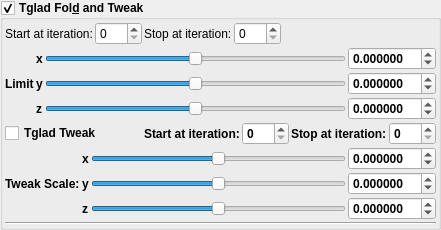
    <widget class="MyGroupBox" name="groupCheck_transf_function_enabledF_false">
     <property name="font">
      <font>
       <weight>75</weight>
       <bold>true</bold>
      </font>
     </property>
     <property name="toolTip">
      <string/>
     </property>
     <property name="title">
      <string>Tglad Fol&amp;d and Tweak</string>
     </property>
     <property name="checkable">
      <bool>true</bool>
     </property>
     <layout class="QVBoxLayout" name="verticalLayout_30" stretch="0,0,0,0,0">
      <property name="spacing">
       <number>2</number>
      </property>
      <property name="leftMargin">
       <number>2</number>
      </property>
      <property name="topMargin">
       <number>2</number>
      </property>
      <property name="rightMargin">
       <number>2</number>
      </property>
      <property name="bottomMargin">
       <number>2</number>
      </property>
      <item>
       <layout class="QGridLayout" name="gridLayout_14">
        <item row="0" column="3">
         <widget class="MySpinBox" name="spinboxInt_transf_stop_iterations_F">
          <property name="sizePolicy">
           <sizepolicy hsizetype="Minimum" vsizetype="Maximum">
            <horstretch>0</horstretch>
            <verstretch>0</verstretch>
           </sizepolicy>
          </property>
          <property name="font">
           <font>
            <weight>50</weight>
            <bold>false</bold>
           </font>
          </property>
          <property name="maximum">
           <number>250</number>
          </property>
         </widget>
        </item>
        <item row="0" column="2">
         <widget class="QLabel" name="label_252">
          <property name="font">
           <font>
            <weight>50</weight>
            <bold>false</bold>
           </font>
          </property>
          <property name="text">
           <string>Stop at iteration:</string>
          </property>
         </widget>
        </item>
        <item row="0" column="4">
         <spacer name="horizontalSpacer_2">
          <property name="orientation">
           <enum>Qt::Horizontal</enum>
          </property>
          <property name="sizeHint" stdset="0">
           <size>
            <width>40</width>
            <height>2</height>
           </size>
          </property>
         </spacer>
        </item>
        <item row="0" column="1">
         <widget class="MySpinBox" name="spinboxInt_transf_start_iterations_F">
          <property name="sizePolicy">
           <sizepolicy hsizetype="Minimum" vsizetype="Maximum">
            <horstretch>0</horstretch>
            <verstretch>0</verstretch>
           </sizepolicy>
          </property>
          <property name="font">
           <font>
            <weight>50</weight>
            <bold>false</bold>
           </font>
          </property>
          <property name="maximum">
           <number>250</number>
          </property>
         </widget>
        </item>
        <item row="0" column="0">
         <widget class="QLabel" name="label_67">
          <property name="font">
           <font>
            <weight>50</weight>
            <bold>false</bold>
           </font>
          </property>
          <property name="text">
           <string>Start at iteration:</string>
          </property>
         </widget>
        </item>
       </layout>
      </item>
      <item>
       <layout class="QGridLayout" name="gridLayout_4">
        <property name="spacing">
         <number>2</number>
        </property>
        <item row="0" column="3">
         <widget class="MyDoubleSpinBox" name="spinbox3_transf_offsetA_000_x">
          <property name="enabled">
           <bool>true</bool>
          </property>
          <property name="sizePolicy">
           <sizepolicy hsizetype="Minimum" vsizetype="Maximum">
            <horstretch>0</horstretch>
            <verstretch>0</verstretch>
           </sizepolicy>
          </property>
          <property name="prefix">
           <string/>
          </property>
          <property name="decimals">
           <number>6</number>
          </property>
          <property name="minimum">
           <double>-99.989999999999995</double>
          </property>
          <property name="singleStep">
           <double>0.100000000000000</double>
          </property>
         </widget>
        </item>
        <item row="2" column="1">
         <widget class="QLabel" name="label_24">
          <property name="text">
           <string notr="true">z</string>
          </property>
         </widget>
        </item>
        <item row="0" column="2">
         <widget class="QSlider" name="slider3_transf_offsetA_000_x">
          <property name="enabled">
           <bool>true</bool>
          </property>
          <property name="sizePolicy">
           <sizepolicy hsizetype="Expanding" vsizetype="Maximum">
            <horstretch>0</horstretch>
            <verstretch>0</verstretch>
           </sizepolicy>
          </property>
          <property name="minimum">
           <number>-5000000</number>
          </property>
          <property name="maximum">
           <number>5000000</number>
          </property>
          <property name="value">
           <number>0</number>
          </property>
          <property name="sliderPosition">
           <number>0</number>
          </property>
          <property name="orientation">
           <enum>Qt::Horizontal</enum>
          </property>
         </widget>
        </item>
        <item row="2" column="3">
         <widget class="MyDoubleSpinBox" name="spinbox3_transf_offsetA_000_z">
          <property name="enabled">
           <bool>true</bool>
          </property>
          <property name="sizePolicy">
           <sizepolicy hsizetype="Minimum" vsizetype="Maximum">
            <horstretch>0</horstretch>
            <verstretch>0</verstretch>
           </sizepolicy>
          </property>
          <property name="decimals">
           <number>6</number>
          </property>
          <property name="minimum">
           <double>-99.989999999999995</double>
          </property>
          <property name="maximum">
           <double>99.989999999999995</double>
          </property>
          <property name="singleStep">
           <double>0.100000000000000</double>
          </property>
         </widget>
        </item>
        <item row="0" column="1">
         <widget class="QLabel" name="label_22">
          <property name="text">
           <string notr="true">x</string>
          </property>
         </widget>
        </item>
        <item row="1" column="2">
         <widget class="QSlider" name="slider3_transf_offsetA_000_y">
          <property name="enabled">
           <bool>true</bool>
          </property>
          <property name="sizePolicy">
           <sizepolicy hsizetype="Expanding" vsizetype="Maximum">
            <horstretch>0</horstretch>
            <verstretch>0</verstretch>
           </sizepolicy>
          </property>
          <property name="minimum">
           <number>-5000000</number>
          </property>
          <property name="maximum">
           <number>5000000</number>
          </property>
          <property name="orientation">
           <enum>Qt::Horizontal</enum>
          </property>
         </widget>
        </item>
        <item row="1" column="1">
         <widget class="QLabel" name="label_25">
          <property name="text">
           <string notr="true">y</string>
          </property>
         </widget>
        </item>
        <item row="1" column="3">
         <widget class="MyDoubleSpinBox" name="spinbox3_transf_offsetA_000_y">
          <property name="enabled">
           <bool>true</bool>
          </property>
          <property name="sizePolicy">
           <sizepolicy hsizetype="Minimum" vsizetype="Maximum">
            <horstretch>0</horstretch>
            <verstretch>0</verstretch>
           </sizepolicy>
          </property>
          <property name="decimals">
           <number>6</number>
          </property>
          <property name="minimum">
           <double>-99.989999999999995</double>
          </property>
          <property name="maximum">
           <double>99.989999999999995</double>
          </property>
          <property name="singleStep">
           <double>0.100000000000000</double>
          </property>
         </widget>
        </item>
        <item row="1" column="0">
         <widget class="QLabel" name="label_23">
          <property name="text">
           <string>Limit</string>
          </property>
         </widget>
        </item>
        <item row="2" column="2">
         <widget class="QSlider" name="slider3_transf_offsetA_000_z">
          <property name="enabled">
           <bool>true</bool>
          </property>
          <property name="sizePolicy">
           <sizepolicy hsizetype="Expanding" vsizetype="Maximum">
            <horstretch>0</horstretch>
            <verstretch>0</verstretch>
           </sizepolicy>
          </property>
          <property name="minimum">
           <number>-5000000</number>
          </property>
          <property name="maximum">
           <number>5000000</number>
          </property>
          <property name="orientation">
           <enum>Qt::Horizontal</enum>
          </property>
         </widget>
        </item>
       </layout>
      </item>
      <item>
       <layout class="QGridLayout" name="gridLayout_73">
        <property name="spacing">
         <number>2</number>
        </property>
        <item row="0" column="0">
         <widget class="QCheckBox" name="checkBox_transf_function_enabled_false">
          <property name="layoutDirection">
           <enum>Qt::LeftToRight</enum>
          </property>
          <property name="text">
           <string>Tglad Tweak</string>
          </property>
         </widget>
        </item>
        <item row="0" column="4">
         <widget class="QLabel" name="label_271">
          <property name="text">
           <string>Stop at iteration:</string>
          </property>
         </widget>
        </item>
        <item row="0" column="2">
         <widget class="QLabel" name="label_272">
          <property name="text">
           <string>Start at iteration:</string>
          </property>
         </widget>
        </item>
        <item row="0" column="1">
         <spacer name="horizontalSpacer_39">
          <property name="orientation">
           <enum>Qt::Horizontal</enum>
          </property>
          <property name="sizeHint" stdset="0">
           <size>
            <width>40</width>
            <height>20</height>
           </size>
          </property>
         </spacer>
        </item>
        <item row="0" column="3">
         <widget class="MySpinBox" name="spinboxInt_transf_start_iterations_A">
          <property name="sizePolicy">
           <sizepolicy hsizetype="Minimum" vsizetype="Maximum">
            <horstretch>0</horstretch>
            <verstretch>0</verstretch>
           </sizepolicy>
          </property>
          <property name="maximum">
           <number>250</number>
          </property>
         </widget>
        </item>
        <item row="0" column="5">
         <widget class="MySpinBox" name="spinboxInt_transf_stop_iterations_A">
          <property name="sizePolicy">
           <sizepolicy hsizetype="Minimum" vsizetype="Maximum">
            <horstretch>0</horstretch>
            <verstretch>0</verstretch>
           </sizepolicy>
          </property>
          <property name="maximum">
           <number>250</number>
          </property>
         </widget>
        </item>
       </layout>
      </item>
      <item>
       <layout class="QGridLayout" name="gridLayout_5">
        <property name="spacing">
         <number>2</number>
        </property>
        <item row="2" column="1">
         <widget class="QLabel" name="label_27">
          <property name="text">
           <string notr="true">z</string>
          </property>
         </widget>
        </item>
        <item row="0" column="1">
         <widget class="QLabel" name="label_28">
          <property name="text">
           <string notr="true">x</string>
          </property>
         </widget>
        </item>
        <item row="1" column="1">
         <widget class="QLabel" name="label_29">
          <property name="text">
           <string notr="true">y</string>
          </property>
         </widget>
        </item>
        <item row="1" column="0">
         <widget class="QLabel" name="label_30">
          <property name="text">
           <string>Tweak Scale:</string>
          </property>
         </widget>
        </item>
        <item row="2" column="2">
         <widget class="QSlider" name="slider3_transf_scale3D_000_z">
          <property name="enabled">
           <bool>true</bool>
          </property>
          <property name="sizePolicy">
           <sizepolicy hsizetype="Expanding" vsizetype="Maximum">
            <horstretch>0</horstretch>
            <verstretch>0</verstretch>
           </sizepolicy>
          </property>
          <property name="minimum">
           <number>-5000000</number>
          </property>
          <property name="maximum">
           <number>5000000</number>
          </property>
          <property name="orientation">
           <enum>Qt::Horizontal</enum>
          </property>
         </widget>
        </item>
        <item row="0" column="3">
         <widget class="MyDoubleSpinBox" name="spinbox3_transf_scale3D_000_x">
          <property name="enabled">
           <bool>true</bool>
          </property>
          <property name="sizePolicy">
           <sizepolicy hsizetype="Minimum" vsizetype="Maximum">
            <horstretch>0</horstretch>
            <verstretch>0</verstretch>
           </sizepolicy>
          </property>
          <property name="decimals">
           <number>6</number>
          </property>
          <property name="minimum">
           <double>-99.989999999999995</double>
          </property>
          <property name="maximum">
           <double>99.989999999999995</double>
          </property>
          <property name="singleStep">
           <double>0.100000000000000</double>
          </property>
         </widget>
        </item>
        <item row="1" column="3">
         <widget class="MyDoubleSpinBox" name="spinbox3_transf_scale3D_000_y">
          <property name="enabled">
           <bool>true</bool>
          </property>
          <property name="sizePolicy">
           <sizepolicy hsizetype="Minimum" vsizetype="Maximum">
            <horstretch>0</horstretch>
            <verstretch>0</verstretch>
           </sizepolicy>
          </property>
          <property name="decimals">
           <number>6</number>
          </property>
          <property name="minimum">
           <double>-99.989999999999995</double>
          </property>
          <property name="maximum">
           <double>99.989999999999995</double>
          </property>
          <property name="singleStep">
           <double>0.100000000000000</double>
          </property>
         </widget>
        </item>
        <item row="2" column="3">
         <widget class="MyDoubleSpinBox" name="spinbox3_transf_scale3D_000_z">
          <property name="enabled">
           <bool>true</bool>
          </property>
          <property name="sizePolicy">
           <sizepolicy hsizetype="Minimum" vsizetype="Maximum">
            <horstretch>0</horstretch>
            <verstretch>0</verstretch>
           </sizepolicy>
          </property>
          <property name="decimals">
           <number>6</number>
          </property>
          <property name="minimum">
           <double>-99.989999999999995</double>
          </property>
          <property name="maximum">
           <double>99.989999999999995</double>
          </property>
          <property name="singleStep">
           <double>0.100000000000000</double>
          </property>
         </widget>
        </item>
        <item row="1" column="2">
         <widget class="QSlider" name="slider3_transf_scale3D_000_y">
          <property name="enabled">
           <bool>true</bool>
          </property>
          <property name="sizePolicy">
           <sizepolicy hsizetype="Expanding" vsizetype="Maximum">
            <horstretch>0</horstretch>
            <verstretch>0</verstretch>
           </sizepolicy>
          </property>
          <property name="minimum">
           <number>-5000000</number>
          </property>
          <property name="maximum">
           <number>5000000</number>
          </property>
          <property name="orientation">
           <enum>Qt::Horizontal</enum>
          </property>
         </widget>
        </item>
        <item row="0" column="2">
         <widget class="QSlider" name="slider3_transf_scale3D_000_x">
          <property name="enabled">
           <bool>true</bool>
          </property>
          <property name="sizePolicy">
           <sizepolicy hsizetype="Expanding" vsizetype="Maximum">
            <horstretch>0</horstretch>
            <verstretch>0</verstretch>
           </sizepolicy>
          </property>
          <property name="minimum">
           <number>-5000000</number>
          </property>
          <property name="maximum">
           <number>5000000</number>
          </property>
          <property name="orientation">
           <enum>Qt::Horizontal</enum>
          </property>
         </widget>
        </item>
       </layout>
      </item>
      <item>
       <widget class="Line" name="line_5">
        <property name="orientation">
         <enum>Qt::Horizontal</enum>
        </property>
       </widget>
      </item>
     </layout>
    </widget>
